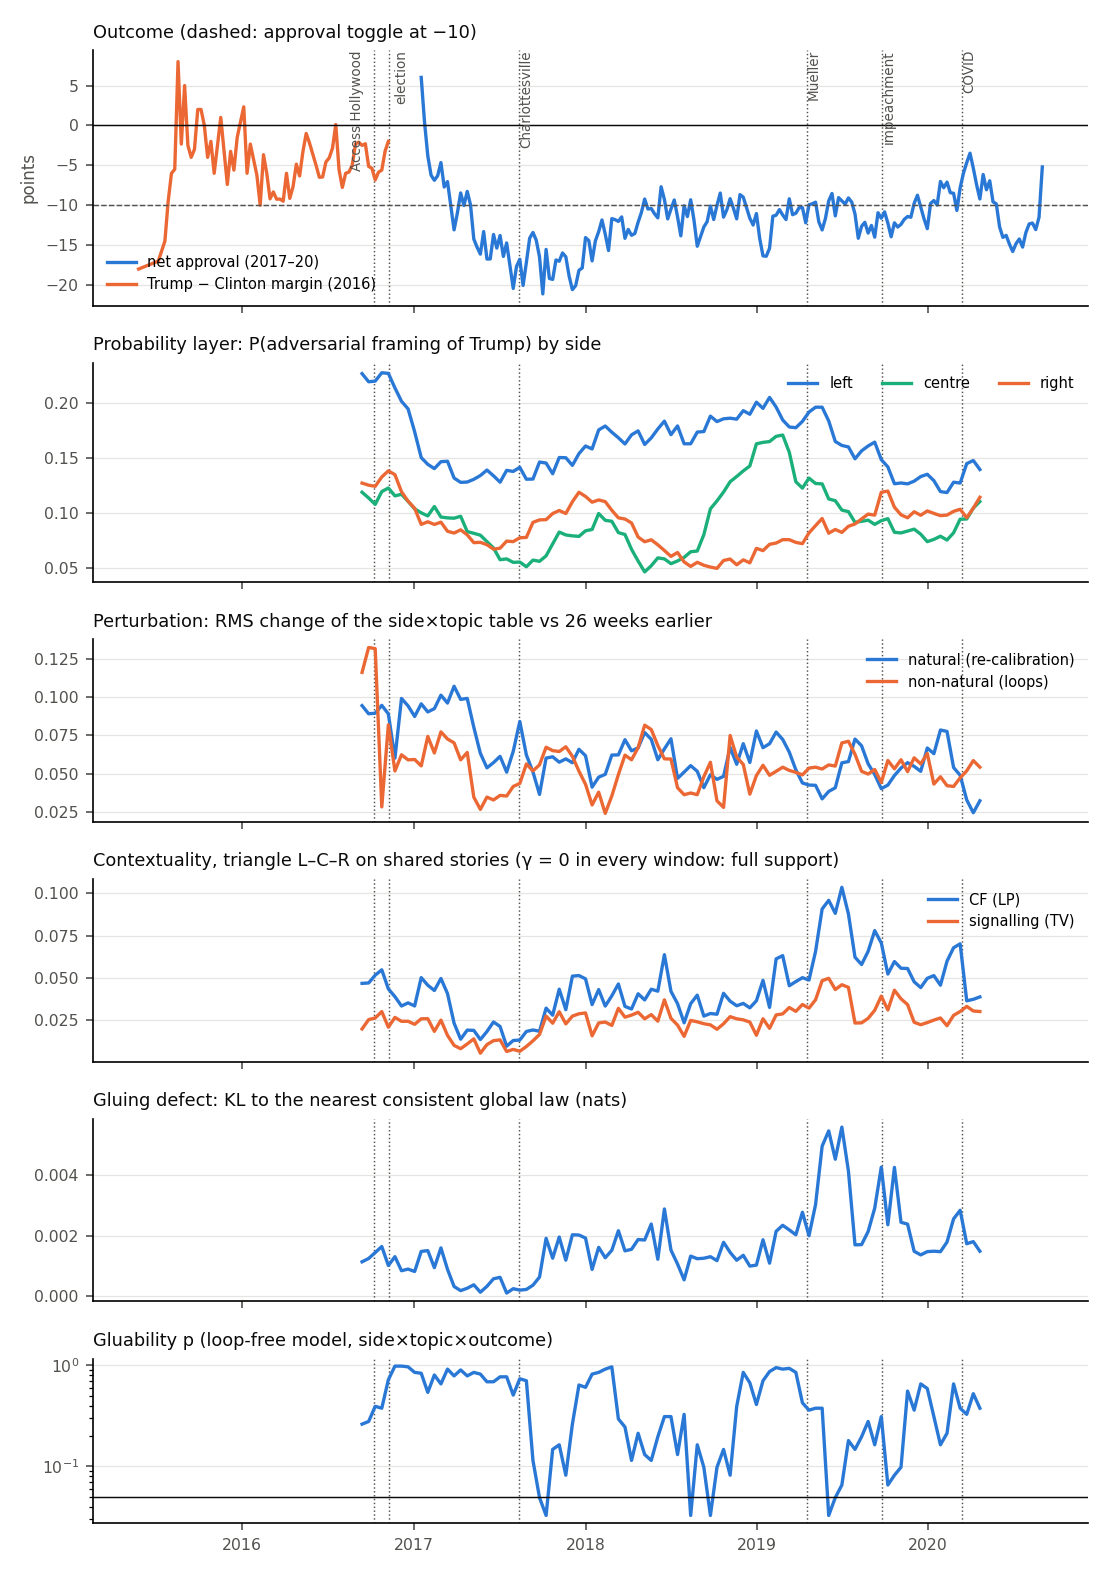

Write the Python code that produced this figure.
"""One chart, all layers: outcome series, probabilities, perturbations (natural vs non-natural), contextuality (CF,
gamma, gluing defect) and gluability, on the AllSides stream with the approval / 2016-margin outcome.

Windows: 26 weeks, stepped every 2 weeks (as stream_outcome.py). Per window:
  outcome      weekly net approval (2017-20) and Trump-Clinton margin (2016), from outcome_series.py
  probability  P_L, P_C, P_R = share of each side's Trump articles with adversarial framing
  perturbation Delta b = b(window) - b(window 26 weeks earlier) on the side x topic table of rates, split
               (dynamics.natural_split) into its natural part (re-calibrations u_s + v_t) and its non-natural part
               (loops); RMS of each over cells
  contextuality the TRIANGLE scenario: measurements L, C, R in {adversarial, not}; contexts {L,C}, {C,R}, {L,R};
               the 2x2 table of a context counts stories (AllSides story groups) covered by both sides (outcome of a
               side on a story = any adversarial article). Different stories feed different contexts, so the family
               can fail to glue. CF = contextual fraction (LP; includes signalling), signalling = mean total variation
               between the two marginals of each side, gluing defect = min_q sum_C KL(e_C || q_C) over global laws
               (nearest consistent law), gamma = AMB class on the support.
  gluability   parametric-bootstrap p of the loop-free model on side x topic x outcome (stream_outcome.glue_p)
Env: APPROVAL_CSV, POLLS2016_CSV, ALLSIDES_DIR.
"""
import os, sys, json, datetime, collections
here = os.path.dirname(os.path.abspath(__file__))
sys.path[:0] = [os.path.join(here, "../.."), os.path.join(here, "../allsides"), here]
import numpy as np
import load, stream_outcome as SO, outcome_series as OS
from amb_vigneaux.dynamics import natural_split
from amb_vigneaux.scenario import Scenario, EmpiricalModel
from amb_vigneaux.outcome import contextual_fraction, analyse_outcomes
from amb_vigneaux.deficits import nearest_consistent

SIDES = ("left", "center", "right"); G = SO.GROUPS
SC = Scenario({"L": (0, 1), "C": (0, 1), "R": (0, 1)}, [("L", "C"), ("C", "R"), ("L", "R")])
KEY = {"left": "L", "center": "C", "right": "R"}


def rate_table(rows):
    T = np.full((3, len(G)), np.nan)
    for i, s in enumerate(SIDES):
        for j, g in enumerate(G):
            x = [r["outcome"] for r in rows if r["side"] == s and r["group"] == g]
            if len(x) >= 5:
                T[i, j] = np.mean(x)
    return T


def triangle(rows):
    st = collections.defaultdict(dict)
    for r in rows:
        k = (r["date"], r["topic"]); st[k][r["side"]] = max(st[k].get(r["side"], 0), r["outcome"])
    tabs, ns = {}, {}
    for C in SC.contexts:
        a, b = [s for s in SIDES if KEY[s] == C[0]][0], [s for s in SIDES if KEY[s] == C[1]][0]
        t = np.zeros(4)
        for v in st.values():
            if a in v and b in v:
                t[2 * v[a] + v[b]] += 1
        ns[C] = int(t.sum()); tabs[C] = t + 0.5                     # Jeffreys-type smoothing for empty cells
    e = EmpiricalModel(SC, tabs)
    cf = contextual_fraction(e).value
    marg = {m: [] for m in "LCR"}
    for C in SC.contexts:
        t = e.tables[C].reshape(2, 2); marg[C[0]].append(t.sum(1)[1]); marg[C[1]].append(t.sum(0)[1])
    sig = float(np.mean([abs(v[0] - v[1]) for v in marg.values()]))
    q = nearest_consistent(e, weights={C: ns[C] for C in SC.contexts})
    R = {C: SC.restriction_matrix(SC.measurements, C) for C in SC.contexts}
    kl = float(sum(ns[C] / sum(ns.values()) * np.sum(e.tables[C] * np.log(e.tables[C] / np.maximum(R[C] @ q, 1e-300)))
                   for C in SC.contexts))
    raw = EmpiricalModel(SC, {C: tabs[C] - 0.5 + 1e-12 for C in SC.contexts})
    gam = analyse_outcomes(raw, eps=1e-9, with_cf=False).gamma_h1_nonzero
    return dict(CF=cf, signalling=sig, glue_defect=kl, gamma=bool(gam), n_pairs={"-".join(C): v for C, v in ns.items()})


if __name__ == "__main__":
    R = [r for r in load.load() if r["group"] in G]
    app, m16, _ = OS.outcome_weekly()
    W = datetime.timedelta(weeks=26); step = datetime.timedelta(weeks=2)
    t = datetime.date(2015, 12, 14) + W; end = max(r["date"] for r in R)
    rows_out = []
    while t + W <= end + datetime.timedelta(days=1):
        cur = [r for r in R if t <= r["date"] < t + W]; prev = [r for r in R if t - W <= r["date"] < t]
        P = {s: float(np.mean([r["outcome"] for r in cur if r["side"] == s])) for s in SIDES}
        D = rate_table(cur) - rate_table(prev); ok = ~np.isnan(D).any(0)
        sp = natural_split(D[:, ok]) if ok.sum() >= 2 else None
        tri = triangle(cur); gp, _ = SO.glue_p(SO.table(cur, "outcome"), B=60)
        mid = t + W / 2
        rows_out.append(dict(mid=str(mid), P=P, natural=float(np.sqrt(np.mean(sp["natural"] ** 2))) if sp else np.nan,
                             non_natural=float(np.sqrt(np.mean(sp["non_natural"] ** 2))) if sp else np.nan, glue_p=gp, **tri))
        t += step
    print(f"{len(rows_out)} windows; gamma != 0 in {sum(r['gamma'] for r in rows_out)};  CF range {min(r['CF'] for r in rows_out):.3f}-{max(r['CF'] for r in rows_out):.3f};"
          f"  signalling range {min(r['signalling'] for r in rows_out):.3f}-{max(r['signalling'] for r in rows_out):.3f};"
          f"  corr(CF, signalling) {np.corrcoef([r['CF'] for r in rows_out], [r['signalling'] for r in rows_out])[0, 1]:.2f}")
    nat = np.array([r["natural"] for r in rows_out]); non = np.array([r["non_natural"] for r in rows_out])
    print(f"perturbation RMS: natural median {np.nanmedian(nat):.4f}, non-natural median {np.nanmedian(non):.4f}")
    # window-level association of each layer with the outcome (mean net approval in the window), 2017 on
    aw = []
    for r in rows_out:
        m = datetime.date.fromisoformat(r["mid"][:10]); w0 = (m - OS.W0).days // 7
        v = app[(app.index >= w0 - 13) & (app.index < w0 + 13)]
        aw.append(v.mean() if len(v) >= 10 else np.nan)
    aw = np.array(aw); ok = ~np.isnan(aw)
    for k in ("CF", "signalling", "glue_defect", "glue_p", "natural", "non_natural"):
        v = np.array([r[k] for r in rows_out], float); o = ok & ~np.isnan(v)
        print(f"   corr(window {k}, window mean net approval) = {np.corrcoef(v[o], aw[o])[0, 1]:+.2f}  (n {o.sum()} overlapping windows)")
    json.dump(rows_out, open(os.path.join(here, "layers_chart_results.json"), "w"), indent=1, default=float)

    import matplotlib; matplotlib.use("Agg"); import matplotlib.pyplot as plt, matplotlib.dates as mdates
    ink, muted = "#0b0b0b", "#52514e"; c1, c2, c3 = "#2a78d6", "#eb6834", "#1baf7a"
    x = [datetime.date.fromisoformat(r["mid"][:10]) for r in rows_out]
    wdate = lambda w: OS.W0 + datetime.timedelta(weeks=int(w))
    EV = {"Access Hollywood": "2016-10-07", "election": "2016-11-08", "Charlottesville": "2017-08-12",
          "Mueller": "2019-04-18", "impeachment": "2019-09-24", "COVID": "2020-03-13"}
    fig, ax = plt.subplots(6, 1, figsize=(7.4, 10.5), sharex=True, gridspec_kw=dict(height_ratios=[1.4, 1.2, 1, 1, 1, 0.9]))
    for a in ax:
        for sp_ in ("top", "right"):
            a.spines[sp_].set_visible(False)
        a.tick_params(colors=muted, labelsize=7.5); a.grid(axis="y", color="#e6e5e1", lw=0.6)
        for d in EV.values():
            a.axvline(datetime.date.fromisoformat(d), color=muted, lw=0.7, ls=":")
    ax[0].plot([wdate(w) for w in app.index], app.values, color=c1, lw=1.6, label="net approval (2017–20)")
    ax[0].plot([wdate(w) for w in m16.index], m16.values, color=c2, lw=1.6, label="Trump − Clinton margin (2016)")
    ax[0].axhline(0, color=ink, lw=0.7); ax[0].axhline(-10, color=muted, lw=0.7, ls="--")
    ax[0].legend(fontsize=7, frameon=False, loc="lower left"); ax[0].set_ylabel("points", fontsize=8, color=muted)
    ax[0].set_title("Outcome (dashed: approval toggle at −10)", fontsize=8.5, loc="left", color=ink)
    for d, nm in ((EV[k], k) for k in EV):
        dd = datetime.date.fromisoformat(d) + (datetime.timedelta(days=-20) if nm == "Access Hollywood" else datetime.timedelta(days=12) if nm == "election" else datetime.timedelta(0))
        ax[0].text(dd, ax[0].get_ylim()[1], nm, fontsize=6.5, color=muted, rotation=90, va="top", ha="right" if nm == "Access Hollywood" else "left")
    for s, c, nm in (("left", c1, "left"), ("center", c3, "centre"), ("right", c2, "right")):
        ax[1].plot(x, [r["P"][s] for r in rows_out], color=c, lw=1.6, label=nm)
    ax[1].legend(fontsize=7, frameon=False, ncol=3, loc="upper right")
    ax[1].set_title("Probability layer: P(adversarial framing of Trump) by side", fontsize=8.5, loc="left", color=ink)
    ax[2].plot(x, nat, color=c1, lw=1.6, label="natural (re-calibration)"); ax[2].plot(x, non, color=c2, lw=1.6, label="non-natural (loops)")
    ax[2].legend(fontsize=7, frameon=False, loc="upper right")
    ax[2].set_title("Perturbation: RMS change of the side×topic table vs 26 weeks earlier", fontsize=8.5, loc="left", color=ink)
    ax[3].plot(x, [r["CF"] for r in rows_out], color=c1, lw=1.6, label="CF (LP)")
    ax[3].plot(x, [r["signalling"] for r in rows_out], color=c2, lw=1.6, label="signalling (TV)")
    ax[3].legend(fontsize=7, frameon=False, loc="upper right")
    ax[3].set_title("Contextuality, triangle L–C–R on shared stories (γ = 0 in every window: full support)", fontsize=8.5, loc="left", color=ink)
    ax[4].plot(x, [r["glue_defect"] for r in rows_out], color=c1, lw=1.6)
    ax[4].set_title("Gluing defect: KL to the nearest consistent global law (nats)", fontsize=8.5, loc="left", color=ink)
    ax[5].semilogy(x, [r["glue_p"] for r in rows_out], color=c1, lw=1.6); ax[5].axhline(0.05, color=ink, lw=0.7)
    ax[5].set_title("Gluability p (loop-free model, side×topic×outcome)", fontsize=8.5, loc="left", color=ink)
    ax[5].xaxis.set_major_locator(mdates.YearLocator()); ax[5].xaxis.set_major_formatter(mdates.DateFormatter("%Y"))
    fig.tight_layout(); fig.savefig(os.path.join(here, "layers_chart.pdf")); fig.savefig(os.path.join(here, "layers_chart.png"), dpi=150)
